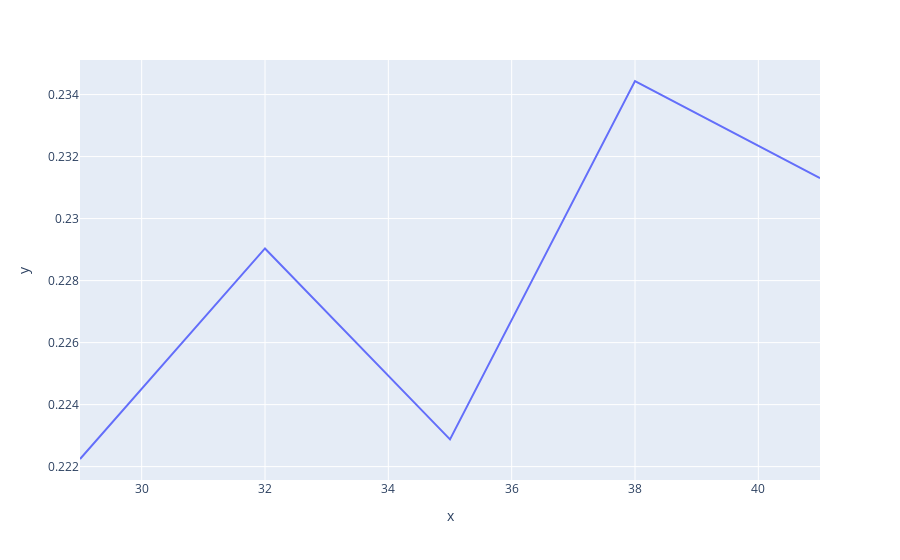

This figure's notebook cell:
### Code cell
# search for best number of clusters
scores = []
ks = []
for k in tqdm(range(29, 42, 3)):
    kmeans = KMeans(n_clusters=k)
    kmeans.fit(X_pca)
    scores.append(silhouette_score(X_pca, kmeans.labels_, metric='cosine')) 
    ks.append(k)
    
fig = px.line(x=ks, y=scores)
fig

### Figure 1 — Plotly figure (JSON) as saved in the notebook; plotly's stock layout.template omitted (floating-point values rounded to 4 significant figures)
{"data": [{"hovertemplate": "x=%{x}<br>y=%{y}<extra></extra>", "legendgroup": "", "line": {"color": "#636efa", "dash": "solid"}, "marker": {"symbol": "circle"}, "mode": "lines", "name": "", "orientation": "v", "showlegend": false, "type": "scatter", "x": [29, 32, 35, 38, 41], "xaxis": "x", "y": [0.2222, 0.229, 0.2229, 0.2344, 0.2313], "yaxis": "y"}], "layout": {"legend": {"tracegroupgap": 0}, "margin": {"t": 60}, "xaxis": {"anchor": "y", "domain": [0, 1], "title": {"text": "x"}}, "yaxis": {"anchor": "x", "domain": [0, 1], "title": {"text": "y"}}}}
